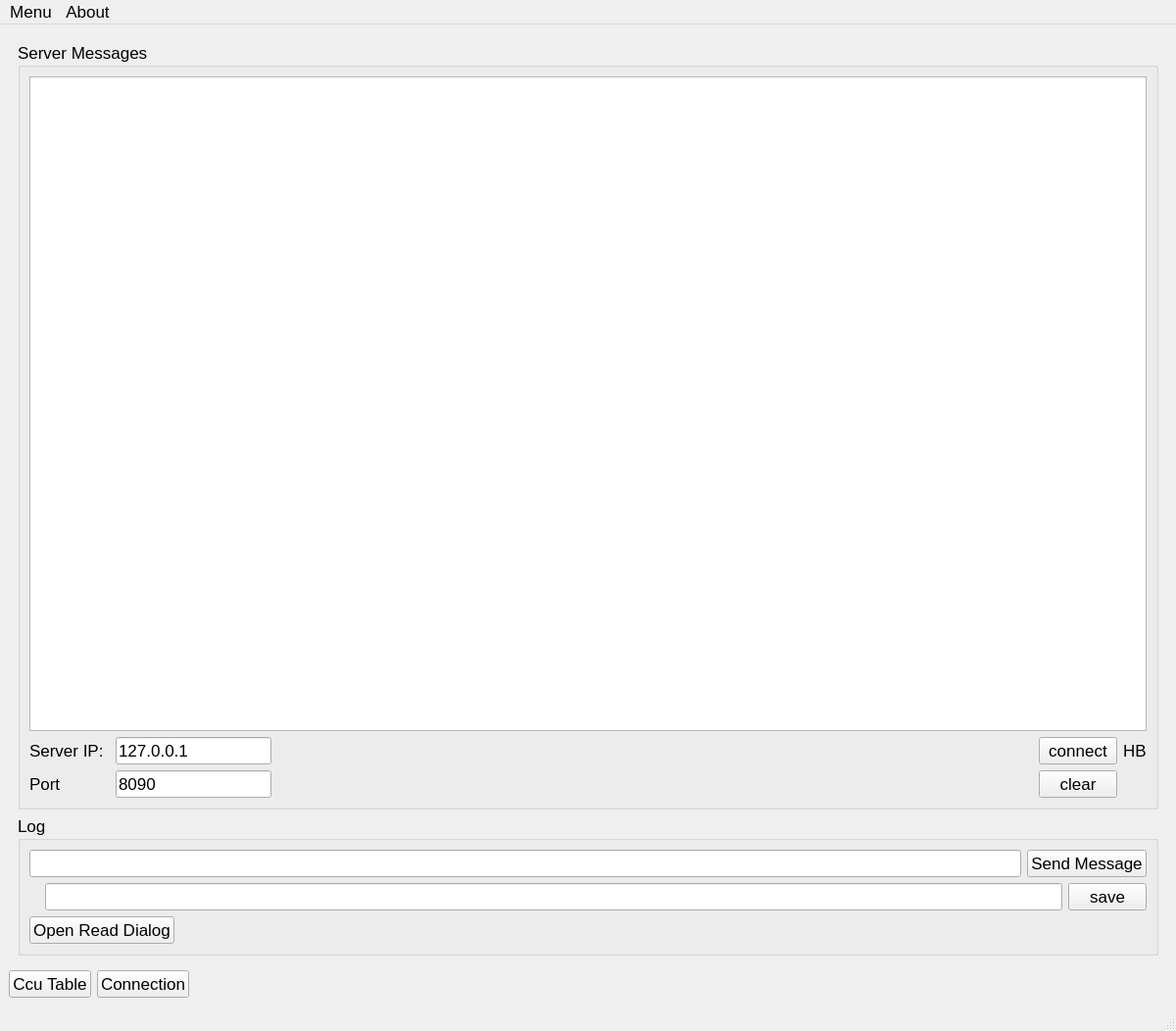
<?xml version="1.0" encoding="UTF-8"?>
<ui version="4.0">
 <class>MainWindow</class>
 <widget class="QMainWindow" name="MainWindow">
  <property name="geometry">
   <rect>
    <x>0</x>
    <y>0</y>
    <width>1200</width>
    <height>1052</height>
   </rect>
  </property>
  <property name="maximumSize">
   <size>
    <width>1200</width>
    <height>1200</height>
   </size>
  </property>
  <property name="font">
   <font>
    <pointsize>13</pointsize>
   </font>
  </property>
  <property name="windowTitle">
   <string>DEBUG_SERVER</string>
  </property>
  <property name="windowIcon">
   <iconset resource="images.qrc">
    <normaloff>:/icons/gaziray.png</normaloff>:/icons/gaziray.png</iconset>
  </property>
  <property name="styleSheet">
   <string notr="true"/>
  </property>
  <property name="iconSize">
   <size>
    <width>12</width>
    <height>12</height>
   </size>
  </property>
  <widget class="QWidget" name="centralwidget">
   <layout class="QGridLayout" name="gridLayout_3">
    <item row="0" column="0" colspan="3">
     <widget class="QStackedWidget" name="stackedWidget_main">
      <property name="currentIndex">
       <number>0</number>
      </property>
      <widget class="QWidget" name="comm">
       <layout class="QGridLayout" name="gridLayout">
        <item row="0" column="0">
         <widget class="QGroupBox" name="groupBox_7">
          <property name="title">
           <string>Server Messages</string>
          </property>
          <layout class="QHBoxLayout" name="horizontalLayout_6">
           <item>
            <layout class="QGridLayout" name="gridLayout_6">
             <item row="1" column="2">
              <widget class="QLineEdit" name="lineEdit_server_ip_2">
               <property name="sizePolicy">
                <sizepolicy hsizetype="Minimum" vsizetype="Fixed">
                 <horstretch>0</horstretch>
                 <verstretch>0</verstretch>
                </sizepolicy>
               </property>
               <property name="text">
                <string>127.0.0.1</string>
               </property>
               <property name="placeholderText">
                <string>10.1.255.27</string>
               </property>
              </widget>
             </item>
             <item row="0" column="0" colspan="6">
              <widget class="QTextEdit" name="textEdit_client_messages">
               <property name="font">
                <font>
                 <pointsize>13</pointsize>
                </font>
               </property>
              </widget>
             </item>
             <item row="1" column="3">
              <spacer name="horizontalSpacer_3">
               <property name="orientation">
                <enum>Qt::Orientation::Horizontal</enum>
               </property>
               <property name="sizeHint" stdset="0">
                <size>
                 <width>40</width>
                 <height>20</height>
                </size>
               </property>
              </spacer>
             </item>
             <item row="1" column="5">
              <widget class="QLedLabel" name="label_heartbeat_2">
               <property name="text">
                <string>HB</string>
               </property>
              </widget>
             </item>
             <item row="1" column="0">
              <widget class="QLabel" name="label_18">
               <property name="text">
                <string>Server IP:</string>
               </property>
              </widget>
             </item>
             <item row="1" column="4">
              <widget class="QPushButton" name="pushButton_connect_udp_socket">
               <property name="text">
                <string>connect</string>
               </property>
               <property name="icon">
                <iconset resource="images.qrc">
                 <normaloff>:/icons/link_1017466.png</normaloff>:/icons/link_1017466.png</iconset>
               </property>
              </widget>
             </item>
             <item row="2" column="2">
              <widget class="QLineEdit" name="lineEdit_port_adress_2">
               <property name="sizePolicy">
                <sizepolicy hsizetype="Minimum" vsizetype="Fixed">
                 <horstretch>0</horstretch>
                 <verstretch>0</verstretch>
                </sizepolicy>
               </property>
               <property name="text">
                <string>8090</string>
               </property>
              </widget>
             </item>
             <item row="2" column="4">
              <widget class="QPushButton" name="pushButton_clear_text_box_2">
               <property name="text">
                <string>clear</string>
               </property>
               <property name="icon">
                <iconset resource="images.qrc">
                 <normaloff>:/icons/trash_9679191.png</normaloff>:/icons/trash_9679191.png</iconset>
               </property>
              </widget>
             </item>
             <item row="2" column="0">
              <widget class="QLabel" name="label_19">
               <property name="text">
                <string>Port</string>
               </property>
               <property name="scaledContents">
                <bool>true</bool>
               </property>
               <property name="alignment">
                <set>Qt::AlignmentFlag::AlignLeading|Qt::AlignmentFlag::AlignLeft|Qt::AlignmentFlag::AlignVCenter</set>
               </property>
               <property name="textInteractionFlags">
                <set>Qt::TextInteractionFlag::LinksAccessibleByMouse</set>
               </property>
              </widget>
             </item>
             <item row="2" column="3">
              <spacer name="horizontalSpacer_4">
               <property name="orientation">
                <enum>Qt::Orientation::Horizontal</enum>
               </property>
               <property name="sizeHint" stdset="0">
                <size>
                 <width>40</width>
                 <height>20</height>
                </size>
               </property>
              </spacer>
             </item>
            </layout>
           </item>
          </layout>
         </widget>
        </item>
        <item row="1" column="0">
         <layout class="QVBoxLayout" name="verticalLayout">
          <item>
           <widget class="QGroupBox" name="groupBox_2">
            <property name="title">
             <string>Log</string>
            </property>
            <layout class="QGridLayout" name="gridLayout_2">
             <item row="0" column="0" colspan="2">
              <layout class="QHBoxLayout" name="horizontalLayout">
               <item>
                <widget class="QLineEdit" name="lineEdit_test_message"/>
               </item>
               <item>
                <widget class="QPushButton" name="pushButton_send_test_message">
                 <property name="text">
                  <string>Send Message</string>
                 </property>
                 <property name="icon">
                  <iconset resource="images.qrc">
                   <normaloff>:/icons/icons8-send-message-100.png</normaloff>:/icons/icons8-send-message-100.png</iconset>
                 </property>
                 <property name="iconSize">
                  <size>
                   <width>20</width>
                   <height>20</height>
                  </size>
                 </property>
                </widget>
               </item>
              </layout>
             </item>
             <item row="1" column="0" colspan="2">
              <layout class="QHBoxLayout" name="horizontalLayout_4">
               <item>
                <widget class="QLabel" name="label">
                 <property name="maximumSize">
                  <size>
                   <width>25</width>
                   <height>25</height>
                  </size>
                 </property>
                 <property name="font">
                  <font>
                   <pointsize>12</pointsize>
                   <bold>true</bold>
                  </font>
                 </property>
                 <property name="text">
                  <string/>
                 </property>
                 <property name="pixmap">
                  <pixmap resource="images.qrc">:/icons/file_5251741.png</pixmap>
                 </property>
                 <property name="scaledContents">
                  <bool>true</bool>
                 </property>
                </widget>
               </item>
               <item>
                <widget class="QLineEdit" name="lineEdit_log_save_path">
                 <property name="readOnly">
                  <bool>true</bool>
                 </property>
                </widget>
               </item>
               <item>
                <widget class="QPushButton" name="pushButton_save_log">
                 <property name="text">
                  <string>save</string>
                 </property>
                </widget>
               </item>
              </layout>
             </item>
             <item row="2" column="0">
              <widget class="QPushButton" name="pushButton_read_dialog">
               <property name="text">
                <string>Open Read Dialog</string>
               </property>
               <property name="iconSize">
                <size>
                 <width>25</width>
                 <height>25</height>
                </size>
               </property>
              </widget>
             </item>
             <item row="2" column="1">
              <spacer name="horizontalSpacer">
               <property name="orientation">
                <enum>Qt::Orientation::Horizontal</enum>
               </property>
               <property name="sizeHint" stdset="0">
                <size>
                 <width>940</width>
                 <height>20</height>
                </size>
               </property>
              </spacer>
             </item>
            </layout>
           </widget>
          </item>
         </layout>
        </item>
       </layout>
      </widget>
      <widget class="QWidget" name="page_2">
       <widget class="QPushButton" name="pushButton">
        <property name="geometry">
         <rect>
          <x>140</x>
          <y>130</y>
          <width>89</width>
          <height>25</height>
         </rect>
        </property>
        <property name="text">
         <string>PushButton</string>
        </property>
       </widget>
      </widget>
     </widget>
    </item>
    <item row="1" column="0">
     <widget class="QPushButton" name="pushButton_ccu_table">
      <property name="text">
       <string>Ccu Table</string>
      </property>
     </widget>
    </item>
    <item row="1" column="1">
     <widget class="QPushButton" name="pushButton_connection_window_widget">
      <property name="text">
       <string>Connection</string>
      </property>
     </widget>
    </item>
    <item row="1" column="2">
     <spacer name="horizontalSpacer_2">
      <property name="orientation">
       <enum>Qt::Orientation::Horizontal</enum>
      </property>
      <property name="sizeHint" stdset="0">
       <size>
        <width>1050</width>
        <height>20</height>
       </size>
      </property>
     </spacer>
    </item>
   </layout>
  </widget>
  <widget class="QMenuBar" name="menubar">
   <property name="geometry">
    <rect>
     <x>0</x>
     <y>0</y>
     <width>1200</width>
     <height>28</height>
    </rect>
   </property>
   <widget class="QMenu" name="menuMenu">
    <property name="title">
     <string>Menu</string>
    </property>
    <addaction name="actionFile"/>
    <addaction name="actionSave"/>
    <addaction name="actionExit"/>
   </widget>
   <widget class="QMenu" name="menuAbout">
    <property name="title">
     <string>About</string>
    </property>
   </widget>
   <addaction name="menuMenu"/>
   <addaction name="menuAbout"/>
  </widget>
  <widget class="QStatusBar" name="statusbar"/>
  <action name="actionFile">
   <property name="text">
    <string>File</string>
   </property>
  </action>
  <action name="actionSave">
   <property name="text">
    <string>Save</string>
   </property>
  </action>
  <action name="actionExit">
   <property name="text">
    <string>Exit</string>
   </property>
  </action>
 </widget>
 <customwidgets>
  <customwidget>
   <class>QLedLabel</class>
   <extends>QLabel</extends>
   <header location="global">qledlabel.h</header>
  </customwidget>
 </customwidgets>
 <resources>
  <include location="images.qrc"/>
 </resources>
 <connections/>
</ui>
